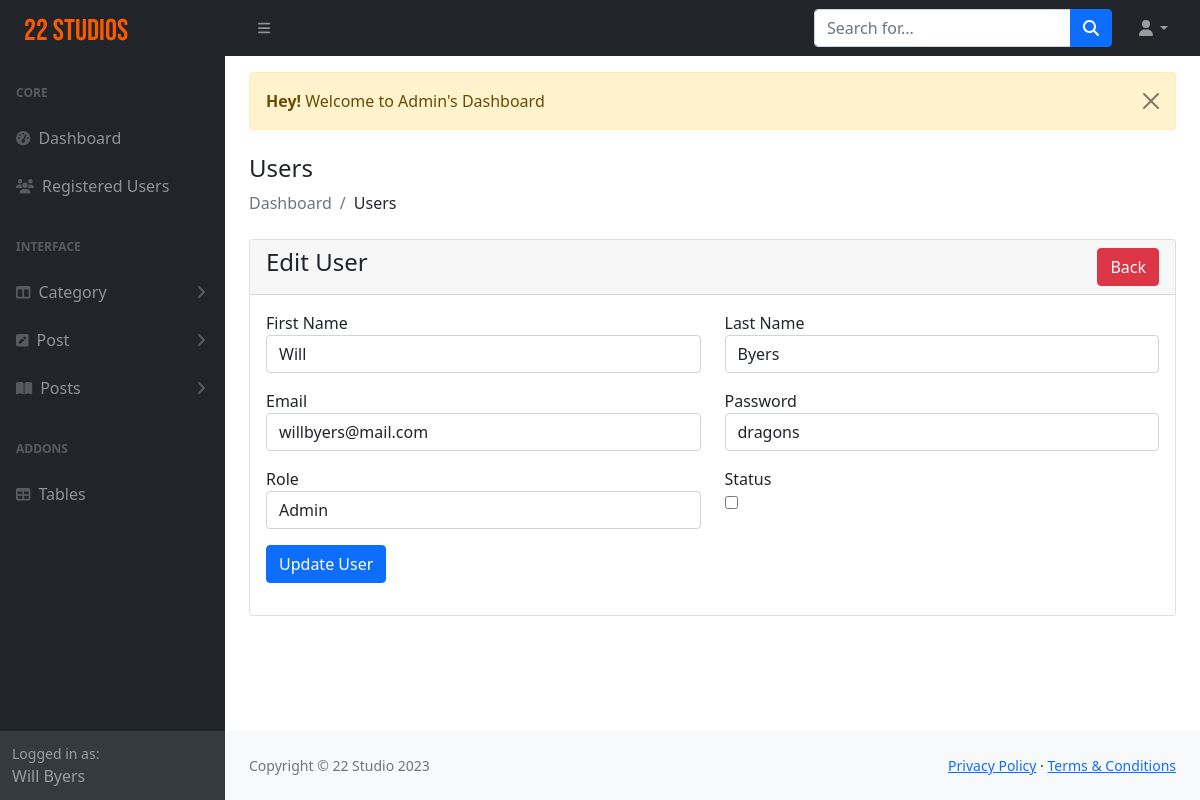
Screenshot of /admin/edit-register.php?id=1 (signed in) with the database file from the repository.
### tables this page shows
CREATE TABLE `users` (
  `id` int(11) NOT NULL,
  `fname` varchar(191) NOT NULL,
  `lname` varchar(191) NOT NULL,
  `email` varchar(191) NOT NULL,
  `password` varchar(191) NOT NULL,
  `role_as` tinyint(4) NOT NULL DEFAULT 0,
  `status` tinyint(4) NOT NULL DEFAULT 0,
  `created_at` timestamp NOT NULL DEFAULT current_timestamp()
);

### admin/edit-register.php (the view, shortened to what this page needs)
<?php
include('includes/header.php');
?>
<div class="container-fluid px-4">
    <?php include('../message.php'); ?>
    <h4 class="mt-4">Users</h4>
    <ol class="breadcrumb mb-4">
        <li class="breadcrumb-item active">Dashboard</li>
        <li class="breadcrumb-item">Users</li>
    </ol>
    <div class="row">
        <div class="col-md-12">
            <div class="card">
                <div class="card-header">
                    <h4>Edit User
                        <a href="view-register.php" class="btn btn-danger float-end">Back</a>
                    </h4>
                </div>
                <div class="card-body">
                    <?php
                    if (isset($_GET['id'])) {
                        $user_id = $_GET['id'];
                        $users = "SELECT * FROM users WHERE id='$user_id'";
                        $users_run = mysqli_query($con, $users);
                        if (mysqli_num_rows($users_run) > 0) {
                            foreach ($users_run as $user) {
                    ?>
                                <form action="code.php" method="post">
                                    <div class="row">
                                        <div class="col-md-6 mb-3">
                                            <label>First Name</label>
                                            <input type="text" name="fname" value="<?= $user['fname']; ?>" class="form-control">
                                        </div>
                                        <div class="col-md-6 mb-3">
                                            <label>Last Name</label>
                                            <input type="text" name="lname" value="<?= $user['lname']; ?>" class="form-control">
                                        </div>
                                        <div class="col-md-6 mb-3">
                                            <label>Email</label>
                                            <input type="text" name="email" value="<?= $user['email']; ?>" class="form-control">
                                        </div>
                                        <div class="col-md-6 mb-3">
                                            <label>Password</label>
                                            <input type="text" name="password" value="<?= $user['password']; ?>" class="form-control">
                                        </div>
                                        <div class="col-md-6 mb-3">
                                            <label>Role</label>
                                            <select name="role_as" required class="form-control">
                                                <option value="1" <?= $user['role_as'] == '1' ? 'selected' : '' ?>>Admin
                                                </option>
                                            </select>
                                        </div>
                                        <div class="col-md-6 mb-3">
                                            <label>Status</label> <br />
                                            <input type="checkbox" name="status" <?= $user['status'] == '1' ? 'checked' : '' ?> width="70px" height="70px">
                                        </div>
                                        <div class="col-md-12 mb-3">
                                            <button type="submit" class="btn btn-primary" name="update_user">Update User</button>
                                        </div>
                                    </div>
                                </form>
                            <?php
                            }
                        } else {
                            ?>
                            <h4>No Record Found</h4>
                    <?php
                        }
                    }
                    ?>
                </div>
            </div>
        </div>
    </div>
</div>
<?php
include('includes/footer.php');
include('includes/scripts.php');
?>

### rows the page displays
users: fname "Will", lname "Byers", email "willbyers@mail.com", password "dragons", role_as "Admin"

### other values shown
$_SESSION['auth_user']['user_name'] "Will Byers"
$_SESSION['message'] "Welcome to Admin's Dashboard"
